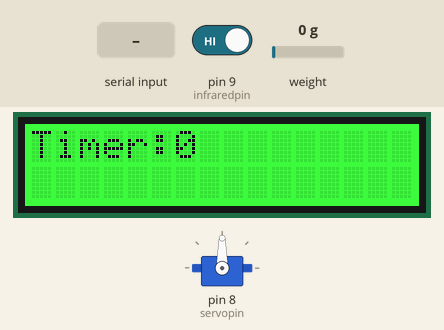
Simulated run of this sketch. Board: Arduino Mega 2560, built with avr-gcc and run on an emulated ATmega2560. Parts: servo, 16×2 character LCD. The test bench sets the inputs (shaded band); at power-on: pin 9 (infraredpin) HIGH, weight on the scale 0 g. WiFi joins after 1.5 s; servers stay silent unless stated; what the sketch prints to the serial monitor is not drawn.

Above: at 5.1 s.
5.2 s: pin 9 (infraredpin) driven LOW
At 6.5 s:
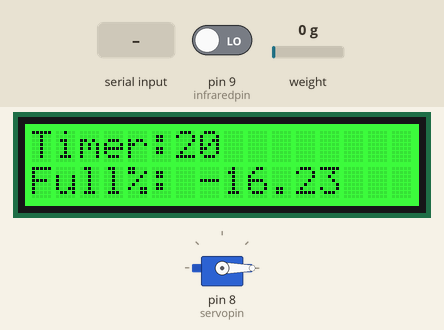
8.2 s: pin 9 (infraredpin) driven HIGH
At 9.0 s:
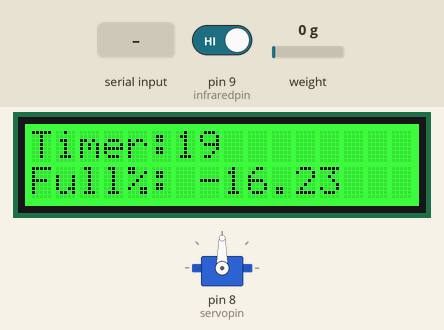
11.2 s: "t" received over Serial
14.2 s: weight on the scale set to 100 g
At 15.0 s:
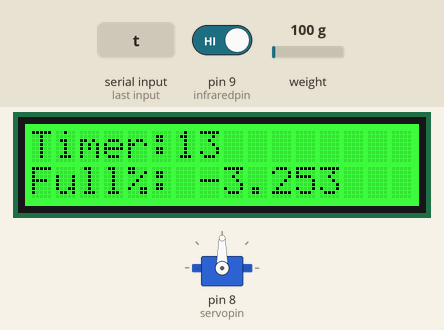
16.7 s: weight on the scale set to 1250 g
At 18.0 s:
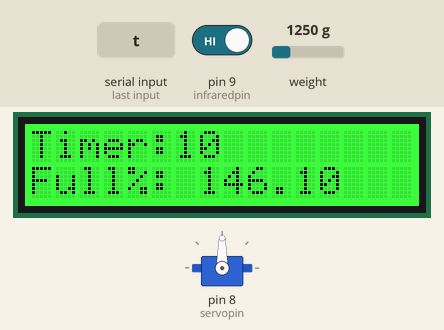
18.7 s: weight on the scale set to 2500 g
At 20.0 s:
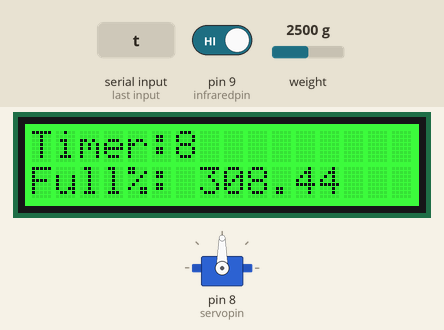
Timing chart, 0 to 21.7 s (numbered marks = the images above; inputs shaded):
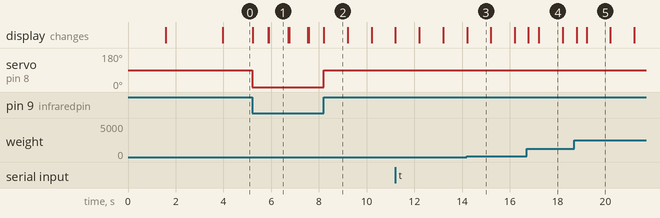

Measured:
- after the input at 5.2 s, servo on pin 8 (servopin): 90° → 0° at once; the display: first changes at once (image 1 shows a later state)
- after the input at 8.2 s, servo on pin 8 (servopin): 0° → 90° at once
- what the display in image 1 shows lasts 0.8 s, from 5.9 s to 6.7 s
- what the display in image 3 shows lasts 1.0 s, from 14.2 s to 15.2 s

The sketch:

soapDispenser.ino
```cpp
#include <Servo.h>
#include <Wire.h>
#include "rgb_lcd.h"

#include <HX711_ADC.h>
#include <EEPROM.h>

#include "WiFiEsp.h"
// Emulate Serial1 on pins 6/7 if not present
#ifndef HAVE_HWSERIAL1
#include "SoftwareSerial.h"
SoftwareSerial Serial1(10, 11); // RX, TX
#endif

rgb_lcd lcd;
Servo servo;

const int HX711_dout = 4; //mcu > HX711 dout pin
const int HX711_sck = 5; //mcu > HX711 sck pin
const int infraredpin = 9;
const int servopin = 8;

//HX711 constructor:
HX711_ADC LoadCell(HX711_dout, HX711_sck);

const int fullweight = 770; //full weight of the bottle with everything + water
const int empty = 125; //weight of bottle without water
const int calVal_eepromAdress = 0;
long t;
const int colorR = 0;
const int colorG = 255;
const int colorB = 0;
unsigned long prevMillis = 0;
int count = 0;
int pressedCount = 0;
boolean pressed = false;
boolean isconnected = false;
boolean serverprint = false;

char ssid[] = "FBI Black Van 2.4"; // your network SSID (name)
char pass[] = "slavetotherave"; // your network password
int status = WL_IDLE_STATUS; // the Wifi radio's status
char server[] = "13.58.148.61";
char var[15];
char get_request[200];
// Initialize the Ethernet client object
WiFiEspClient client;

void printWifiStatus()
{
// print the SSID of the network you're attached to
Serial.print("SSID: ");
Serial.println(WiFi.SSID());
// print your WiFi shield's IP address
IPAddress ip = WiFi.localIP();
Serial.print("IP Address: ");
Serial.println(ip);
// print the received signal strength
long rssi = WiFi.RSSI();
Serial.print("Signal strength (RSSI):");
Serial.print(rssi);
Serial.println(" dBm");
}

void setup() {
  servo.attach(servopin);
//  servo.write(0);
  pinMode(infraredpin, INPUT);
  Serial.begin(115200);
  Serial1.begin(115200);
  WiFi.init(&Serial1);
  if (WiFi.status() == WL_NO_SHIELD) {
  Serial.println("WiFi shield not present");
  // don't continue
  while (true);
  }
  // attempt to connect to WiFi network
  while ( status != WL_CONNECTED) {
  Serial.print("Attempting to connect to WPA SSID: ");
  Serial.println(ssid);
  // Connect to WPA/WPA2 network
  status = WiFi.begin(ssid, pass);
  }
  Serial.println("You're connected to the network");
  printWifiStatus();

  lcd.begin(16, 2);
  lcd.setRGB(colorR, colorG, colorB);
  lcd.print("Timer:");
  Serial.println("Starting Loadcell...");
  LoadCell.begin();
  float calibrationValue; // calibration value (see example file "Calibration.ino")
  calibrationValue = 113.27; // uncomment this if you want to set the calibration value in the sketch
  long stabilizingtime = 2000; // preciscion right after power-up can be improved by adding a few seconds of stabilizing time
  boolean _tare = true; //set this to false if you don't want tare to be performed in the next step
  LoadCell.start(stabilizingtime, _tare);
  if (LoadCell.getTareTimeoutFlag()) {
    Serial.println("Timeout, check MCU>HX711 wiring and pin designations");
    while (1);
  }
  else {
    LoadCell.setCalFactor(calibrationValue); // set calibration value (float)
    Serial.println("Startup is complete");
  }
}

void loop() {
//  lcd.print(millis()/1000);
  lcd.setCursor(6, 0);
  if(digitalRead(infraredpin) == LOW){
      serverprint = true;
      servo.write(0);
      prevMillis = millis();
      count = 20;
      if(pressed == false){
        pressed = true;
        pressedCount++;
        Serial.println("Pressed " + String(pressedCount) + " times.");
      }
  }
  else{
      pressed = false;
      servo.write(90);
  }
  if(count <= 2){
    lcd.print(0);
    String x = "Pressed:" + String(pressedCount);
    strcpy(var, x.c_str());
    if(serverprint){
       if (!client.connected()){
      Serial.println("Starting connection to server...");
      client.connect(server, 5000);
      Serial.println("Connected to server");
      }
      // Make a HTTP request
      sprintf(get_request,"GET /?var=%s HTTP/1.1\r\nHost: 18.221.147.67\r\nConnection: close\r\n\r\n", var);
      client.print(get_request);
      delay(500);
      while (client.available()) {
      char c = client.read();
      Serial.write(c);
      }
      serverprint = false;
      delay(5000);
    }
  }
  else{
    if(prevMillis + 20000 - millis() <= 1000){
      count = 0;
    }
    lcd.print((prevMillis + 20000 - millis())/1000);
    lcd.print(" ");
//    Serial.println(prevMillis + 20000 - millis());

  static boolean newDataReady = 0;
  const int serialPrintInterval = 0; //increase value to slow down serial print activity
  if (LoadCell.update()) newDataReady = true;

  // get smoothed value from the dataset:
  if (newDataReady) {
    if (millis() > t + serialPrintInterval) {
      float i = LoadCell.getData();
//      Serial.print("Load_cell output val: ");
//      Serial.println(i);
//      Serial.println(((i-empty)/fullweight)*100);
      lcd.setCursor(0, 1);
      float percentage = ((i-empty)/fullweight)*100;
      lcd.print("Full%: ");
      lcd.print(percentage);

      newDataReady = 0;
      t = millis();
    }
  }

  // receive command from serial terminal, send 't' to initiate tare operation:
  if (Serial.available() > 0) {
    float i;
    char inByte = Serial.read();
    if (inByte == 't') LoadCell.tareNoDelay();
  }

  // check if last tare operation is complete:
  if (LoadCell.getTareStatus() == true) {
    Serial.println("Tare complete");
  }
 }
  }
```
